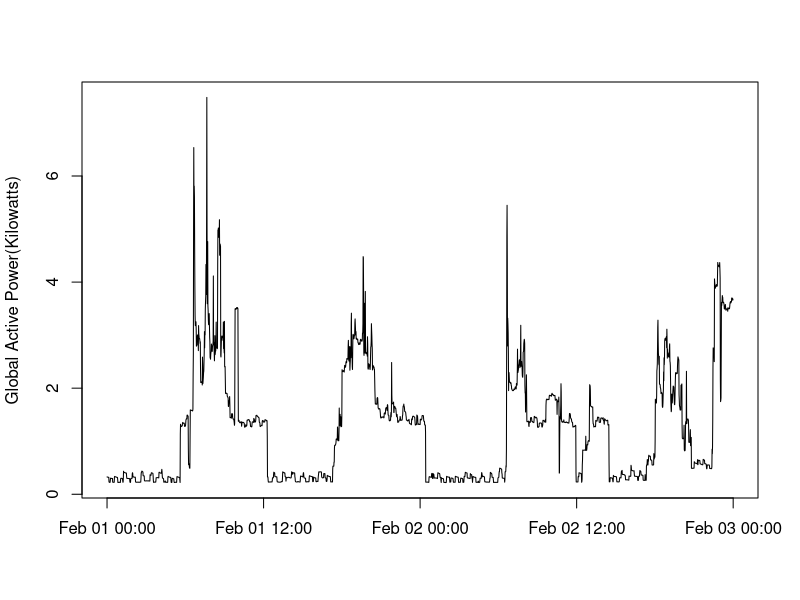

The R script that drew this image:
#Recover powerdata, which is properly cleaned for its use
setwd("C:/datahouse")
powerdata<-read.table("powerdata.txt", header = TRUE, sep = ";")
powerdata$DateTime<-as.POSIXct(paste(powerdata$Date,powerdata$Time))

#Start png dev, to save the plot to a png file
png(filename = "C:/datahouse/plot2.png",width = 480,height = 480,units = "px")

plot(powerdata$DateTime,powerdata$Global_active_power, 
     ylab="Global Active Power(Kilowatts)",xlab = "",type="l")

dev.off()
